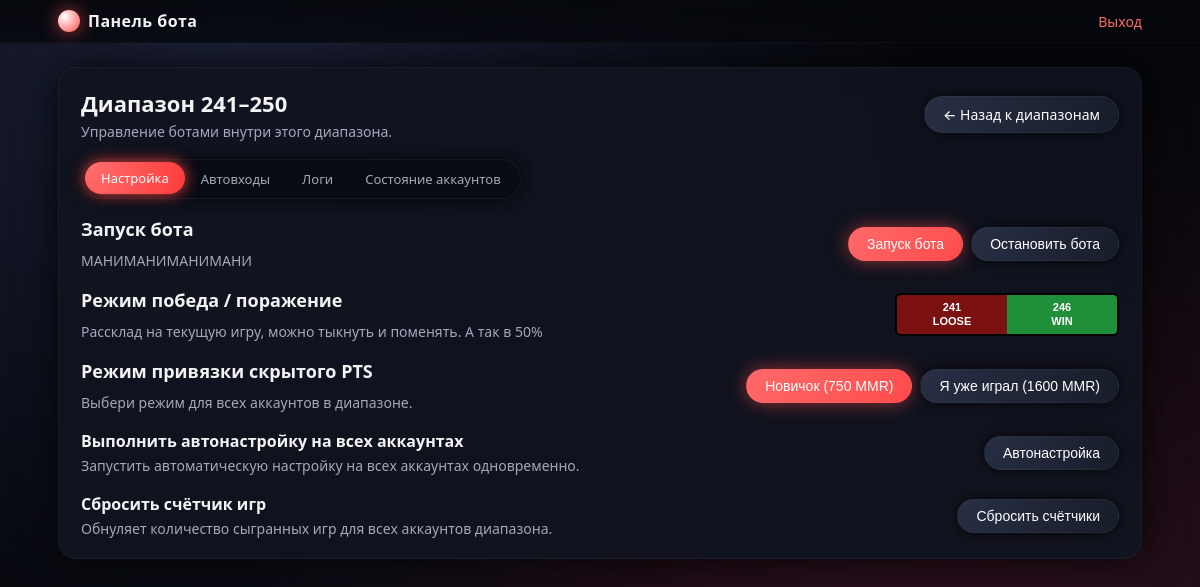
The app's page /range/19 (signed in) with its own data.
### server.py (models this page shows)
class NumberRange(db.Model):
    id = db.Column(db.Integer, primary_key=True)
    user_id = db.Column(db.Integer, db.ForeignKey("user.id"), nullable=False)
    start = db.Column(db.Integer, nullable=False)
    end = db.Column(db.Integer, nullable=False)
    win_group = db.Column(db.String(8), default="right")  # "left" / "right"
    games_completed = db.Column(db.Integer, default=0)
    autologin_text = db.Column(db.Text)  # <-- ДОБАВЛЕНО
    jobs = db.relationship(
        "AutoLoginJob",
        backref="range",
        lazy=True,
        cascade="all, delete-orphan",
    )
    logs = db.relationship(
        "AutoLoginLog",
        backref="range",
        lazy=True,
        cascade="all, delete-orphan",
    )
    commands = db.relationship(
        "RangeCommand",
        backref="range",
        lazy=True,
        cascade="all, delete-orphan",
    )
    account_states = db.relationship(
        "AccountState",
        backref="range",
        lazy=True,
        cascade="all, delete-orphan",
    )
    client_updates = db.relationship(
        "ClientUpdate",
        backref="range",
        lazy=True,
        cascade="all, delete-orphan",
    )

### server.py (the view)
@app.route("/range/<int:range_id>")
@login_required
def user_range(range_id: int):
    user = current_user()
    rng = NumberRange.query.get_or_404(range_id)
    if not user.is_super_admin and rng.user_id != user.id:
        flash("У вас нет прав на этот диапазон.", "danger")
        return redirect(url_for("user_dashboard"))
    tab = request.args.get("tab", "settings")
    if tab not in ("settings", "autologin", "logs", "state"):
        tab = "settings"
    jobs = AutoLoginJob.query.filter_by(range_id=rng.id).order_by(
        AutoLoginJob.id.desc()
    ).all()
    logs = AutoLoginLog.query.filter_by(range_id=rng.id).order_by(
        AutoLoginLog.created_at.desc()
    ).limit(200).all()
    states = AccountState.query.filter_by(range_id=rng.id).order_by(
        AccountState.number,
        AccountState.steam_id,
    ).all()
    return render_template(
        "user_range.html",
        user=user,
        rng=rng,
        tab=tab,
        jobs=jobs,
        logs=logs,
        states=states,
    )

### server.py (called while the page is built)
def login_required(f):
    @wraps(f)
    def wrapper(*args, **kwargs):
        if "user_id" not in session:
            return redirect(url_for("login"))
        return f(*args, **kwargs)
    return wrapper

def current_user():
    if "user_id" not in session:
        return None
    return User.query.get(session["user_id"])

@app.context_processor
def inject_current_user():
    return {"current_user": current_user()}

    @property
    def is_staff(self) -> bool:
        return bool(self.is_admin or self.is_super_admin)

### templates/user_range.html (shortened to what this page needs)
{% extends "base.html" %}
{% block content %}
<div style="display:flex; justify-content:space-between; align-items:center; gap:12px; flex-wrap:wrap;">
    <div>
        <h2 style="margin-bottom:4px;">Диапазон {{ rng.start }}–{{ rng.end }}</h2>
        <p style="margin-bottom:0;">Управление ботами внутри этого диапазона.</p>
    </div>
    <div>
        <a class="btn btn-secondary" href="{{ url_for('user_dashboard') }}">
            ← Назад к диапазонам
        </a>
    </div>
</div>
<div style="margin-top:18px;">
    <div class="tabs">
        <a href="{{ url_for('user_range', range_id=rng.id, tab='settings') }}"
           class="tab-link {% if tab == 'settings' %}active{% endif %}">
            Настройка
        </a>
        <a href="{{ url_for('user_range', range_id=rng.id, tab='autologin') }}"
           class="tab-link {% if tab == 'autologin' %}active{% endif %}">
            Автовходы
        </a>
        <a href="{{ url_for('user_range', range_id=rng.id, tab='logs') }}"
           class="tab-link {% if tab == 'logs' %}active{% endif %}">
            Логи
        </a>
        <a href="{{ url_for('user_range', range_id=rng.id, tab='state') }}"
           class="tab-link {% if tab == 'state' %}active{% endif %}">
            Состояние аккаунтов
        </a>
    </div>
</div>
<div style="margin-top:18px;">
    {% if tab == 'settings' %}
        <div style="display:flex; flex-direction:column; gap:18px;">
            <div style="display:flex; justify-content:space-between; align-items:center; flex-wrap:wrap; gap:10px;">
                <div>
                    <h3>Запуск бота</h3>
                    <p style="margin-top:4px; margin-bottom:0;">
                        МАНИМАНИМАНИМАНИ
                    </p>
                </div>
                <form method="post"
                      action="{{ url_for('user_range_command', range_id=rng.id) }}"
                      style="display:flex; gap:8px; flex-wrap:wrap; margin:0;">
                    <button class="btn" type="submit" name="action" value="startbot">
                        Запуск бота
                    </button>
                    <button class="btn btn-secondary" type="submit" name="action" value="stopbot">
                        Остановить бота
                    </button>
                </form>
            </div>
            <div style="display:flex; justify-content:space-between; align-items:center; flex-wrap:wrap; gap:10px%;">
                <div>
                    <h3>Режим победа / поражение</h3>
                    <p style="margin-top:4px; margin-bottom:0;">
                        Рассклад на текущую игру, можно тыкнуть и поменять. А так в 50%
                    </p>
                </div>
                <form method="post"
                      action="{{ url_for('user_range_game_settings', range_id=rng.id) }}"
                      style="margin:0;">
                    {% set win_group = rng.win_group|default('right', true) %}
                    <div style="display:flex; border:2px solid #000; border-radius:6px; overflow:hidden;">
                        <button type="submit" name="win_group" value="left"
                                style="min-width:110px; padding:6px 12px; border:none;
                                       font-weight:600; font-size:11px; line-height:1.2;
                                       background-color: {% if win_group == 'left' %}#1f8f3a{% else %}#7b1111{% endif %};
                                       color:#fff;">
                            {{ rng.start }}<br>
                            {% if win_group == 'left' %}WIN{% else %}LOOSE{% endif %}
                        </button>
                        <button type="submit" name="win_group" value="right"
                                style="min-width:110px; padding:6px 12px; border:none;
                                       font-weight:600; font-size:11px; line-height:1.2;
                                       background-color: {% if win_group == 'right' %}#1f8f3a{% else %}#7b1111{% endif %};
                                       color:#fff;">
                            {{ rng.start + 5 }}<br>
                            {% if win_group == 'right' %}WIN{% else %}LOOSE{% endif %}
                        </button>
                    </div>
                </form>
            </div>
            <div style="display:flex; justify-content:space-between; align-items:center; flex-wrap:wrap; gap:10px;">
                <div>
                    <h3>Режим привязки скрытого PTS</h3>
                    <p style="margin-top:4px; margin-bottom:0;">
                        Выбери режим для всех аккаунтов в диапазоне.
                    </p>
                </div>
                <form method="post"
                      action="{{ url_for('user_range_command', range_id=rng.id) }}"
                      style="display:flex; gap:8px; flex-wrap:wrap; margin:0;">
                    <button class="btn" type="submit" name="action" value="novokek">
                        Новичок (750 MMR)
                    </button>
                    <button class="btn btn-secondary" type="submit" name="action" value="played">
                        Я уже играл (1600 MMR)
                    </button>
                </form>
            </div>
            <div style="display:flex; justify-content:space-between; align-items:center; flex-wrap:wrap; gap:10px;">
                <div>
                    <h4 style="margin:0;">Выполнить автонастройку на всех аккаунтах</h4>
                    <p style="margin-top:4px; margin-bottom:0;">
                        Запустить автоматическую настройку на всех аккаунтах одновременно.
                    </p>
                </div>
                <form method="post"
                      action="{{ url_for('user_range_command', range_id=rng.id) }}"
                      style="margin:0;">
                    <button class="btn btn-secondary" type="submit" name="action" value="autoconfig">
                        Автонастройка
                    </button>
                </form>
            </div>
            <div style="display:flex; justify-content:space-between; align-items:center; flex-wrap:wrap; gap:10px;">
                <div>
                    <h4 style="margin:0;">Сбросить счётчик игр</h4>
                    <p style="margin-top:4px; margin-bottom:0;">
                        Обнуляет количество сыгранных игр для всех аккаунтов диапазона.
                    </p>
                </div>
                <form method="post"
                      action="{{ url_for('user_range_game_settings', range_id=rng.id) }}"
                      style="margin:0;">
                    <button class="btn btn-secondary" type="submit">
                        Сбросить счётчики
                    </button>
                </form>
            </div>
        </div>
    {% endif %}
</div>
{% endblock %}

### templates/base.html (style rules this page uses)
:root { --bg: #05070b; --card: rgba(16, 21, 32, 0.9); --card-soft: rgba(15, 20, 30, 0.8); --accent: #ff4b4b; --accent-soft: #ff6a6a; --text-main: #f3f3f3; --text-muted: #a4a9b8; --border-subtle: rgba(255,255,255,0.04); --shadow-soft: 0 0 40px rgba(0,0,0,0.75); --radius-lg: 18px; --transition-fast: 0.18s ease-out; }
* { box-sizing: border-box; }
body { margin: 0; min-height: 100vh; font-family: system-ui, -apple-system, BlinkMacSystemFont, "Segoe UI", sans-serif; background: radial-gradient(circle at 20% 0%, #1b2138 0, transparent 55%), radial-gradient(circle at 80% 100%, #361121 0, transparent 60%), var(--bg); color: var(--text-main); display: flex; flex-direction: column; }
a { color: var(--accent-soft); text-decoration: none; transition: color var(--transition-fast); }
h1, h2, h3 { margin: 0 0 10px; font-weight: 600; }
h2 { font-size: 22px; }
h3 { font-size: 18px; }
p { margin: 0 0 10px; color: var(--text-muted); font-size: 14px; }
.btn { display: inline-flex; align-items: center; justify-content: center; gap: 6px; padding: 8px 18px; border-radius: 999px; border: 1px solid transparent; cursor: pointer; background: linear-gradient(135deg, var(--accent-soft), var(--accent)); color: #fff; font-size: 14px; font-weight: 500; box-shadow: 0 0 18px rgba(255, 75, 75, 0.55); transition: transform var(--transition-fast), box-shadow var(--transition-fast), background var(--transition-fast), border-color var(--transition-fast); }
.btn-secondary { background: radial-gradient(circle at 0 0, #282f45, #181d2a); border-color: rgba(255,255,255,0.04); box-shadow: 0 0 12px rgba(0,0,0,0.7); }
.tabs { display: inline-flex; padding: 3px; border-radius: 999px; background: rgba(9, 12, 18, 0.95); border: 1px solid rgba(255,255,255,0.05); box-shadow: 0 0 20px rgba(0,0,0,0.8); }
.tabs a { padding: 7px 16px; border-radius: 999px; font-size: 13px; color: var(--text-muted); transition: background var(--transition-fast), color var(--transition-fast), transform var(--transition-fast); }
.tabs a.active { background: radial-gradient(circle at 0 0, #ff7070, #ff3b3b); color: #fff; box-shadow: 0 0 16px rgba(255, 75, 75, 0.9); transform: translateY(-1px); }

### records on screen
NumberRange: start "241", end "250", rng.start+5 "246"
